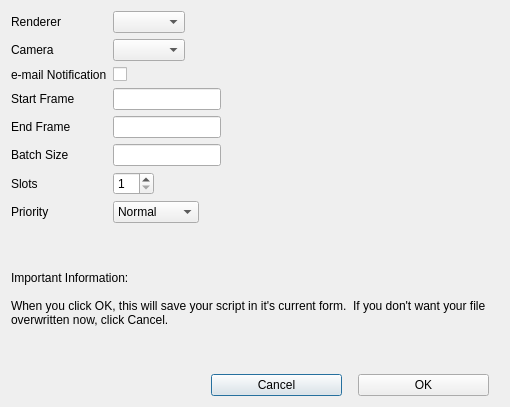
<?xml version="1.0" encoding="UTF-8"?>
<ui version="4.0">
 <class>Dialog</class>
 <widget class="QDialog" name="Dialog">
  <property name="geometry">
   <rect>
    <x>0</x>
    <y>0</y>
    <width>510</width>
    <height>407</height>
   </rect>
  </property>
  <property name="windowTitle">
   <string>Dialog</string>
  </property>
  <layout class="QVBoxLayout" name="verticalLayout">
   <item>
    <layout class="QFormLayout" name="formLayout_2">
     <property name="fieldGrowthPolicy">
      <enum>QFormLayout::FieldsStayAtSizeHint</enum>
     </property>
     <item row="3" column="0">
      <widget class="QLabel" name="startFrameLabel">
       <property name="text">
        <string>Start Frame</string>
       </property>
      </widget>
     </item>
     <item row="3" column="1">
      <widget class="QLineEdit" name="startFrameLineEdit"/>
     </item>
     <item row="0" column="0">
      <widget class="QLabel" name="rendererLabel">
       <property name="text">
        <string>Renderer</string>
       </property>
      </widget>
     </item>
     <item row="0" column="1">
      <widget class="QComboBox" name="rendererComboBox"/>
     </item>
     <item row="4" column="0">
      <widget class="QLabel" name="endFrameLabel">
       <property name="text">
        <string>End Frame</string>
       </property>
      </widget>
     </item>
     <item row="4" column="1">
      <widget class="QLineEdit" name="endFrameLineEdit"/>
     </item>
     <item row="6" column="0">
      <widget class="QLabel" name="slotsLabel">
       <property name="text">
        <string>Slots</string>
       </property>
      </widget>
     </item>
     <item row="6" column="1">
      <widget class="QSpinBox" name="slotsSpinBox">
       <property name="minimum">
        <number>1</number>
       </property>
      </widget>
     </item>
     <item row="2" column="0">
      <widget class="QLabel" name="eMailNotificationLabel">
       <property name="text">
        <string>e-mail Notification</string>
       </property>
      </widget>
     </item>
     <item row="2" column="1">
      <widget class="QCheckBox" name="eMailNotificationCheckBox"/>
     </item>
     <item row="7" column="0">
      <widget class="QLabel" name="priorityLabel">
       <property name="text">
        <string>Priority</string>
       </property>
      </widget>
     </item>
     <item row="7" column="1">
      <widget class="QComboBox" name="priorityComboBox">
       <item>
        <property name="text">
         <string>Normal</string>
        </property>
       </item>
       <item>
        <property name="text">
         <string>Low</string>
        </property>
       </item>
       <item>
        <property name="text">
         <string>Whenever</string>
        </property>
       </item>
      </widget>
     </item>
     <item row="5" column="0">
      <widget class="QLabel" name="batchSizeLabel">
       <property name="text">
        <string>Batch Size</string>
       </property>
      </widget>
     </item>
     <item row="5" column="1">
      <widget class="QLineEdit" name="batchSizeLineEdit"/>
     </item>
     <item row="1" column="0">
      <widget class="QLabel" name="cameraLabel">
       <property name="text">
        <string>Camera</string>
       </property>
      </widget>
     </item>
     <item row="1" column="1">
      <widget class="QComboBox" name="cameraComboBox"/>
     </item>
    </layout>
   </item>
   <item>
    <widget class="QLabel" name="infoLabel">
     <property name="lineWidth">
      <number>1</number>
     </property>
     <property name="text">
      <string>Important Information:

When you click OK, this will save your script in it's current form.  If you don't want your file overwritten now, click Cancel.</string>
     </property>
     <property name="wordWrap">
      <bool>true</bool>
     </property>
     <property name="margin">
      <number>20</number>
     </property>
    </widget>
   </item>
   <item>
    <layout class="QHBoxLayout" name="horizontalLayout">
     <property name="sizeConstraint">
      <enum>QLayout::SetDefaultConstraint</enum>
     </property>
     <item>
      <spacer name="leftSpacer">
       <property name="orientation">
        <enum>Qt::Horizontal</enum>
       </property>
       <property name="sizeType">
        <enum>QSizePolicy::Maximum</enum>
       </property>
       <property name="sizeHint" stdset="0">
        <size>
         <width>200</width>
         <height>20</height>
        </size>
       </property>
      </spacer>
     </item>
     <item>
      <widget class="QPushButton" name="cancelButton">
       <property name="text">
        <string>Cancel</string>
       </property>
      </widget>
     </item>
     <item>
      <spacer name="middleSpacer">
       <property name="orientation">
        <enum>Qt::Horizontal</enum>
       </property>
       <property name="sizeType">
        <enum>QSizePolicy::Maximum</enum>
       </property>
       <property name="sizeHint" stdset="0">
        <size>
         <width>10</width>
         <height>0</height>
        </size>
       </property>
      </spacer>
     </item>
     <item>
      <widget class="QPushButton" name="okButton">
       <property name="text">
        <string>OK</string>
       </property>
       <property name="autoDefault">
        <bool>false</bool>
       </property>
       <property name="+command" stdset="0">
        <string>&quot;sge4vfx_maya.ok()&quot;</string>
       </property>
      </widget>
     </item>
     <item>
      <spacer name="rightSpacer">
       <property name="orientation">
        <enum>Qt::Horizontal</enum>
       </property>
       <property name="sizeType">
        <enum>QSizePolicy::Maximum</enum>
       </property>
       <property name="sizeHint" stdset="0">
        <size>
         <width>10</width>
         <height>20</height>
        </size>
       </property>
      </spacer>
     </item>
    </layout>
   </item>
  </layout>
 </widget>
 <resources/>
 <connections>
  <connection>
   <sender>okButton</sender>
   <signal>clicked()</signal>
   <receiver>Dialog</receiver>
   <slot>deleteLater()</slot>
   <hints>
    <hint type="sourcelabel">
     <x>420</x>
     <y>378</y>
    </hint>
    <hint type="destinationlabel">
     <x>254</x>
     <y>203</y>
    </hint>
   </hints>
  </connection>
  <connection>
   <sender>cancelButton</sender>
   <signal>clicked()</signal>
   <receiver>Dialog</receiver>
   <slot>deleteLater()</slot>
   <hints>
    <hint type="sourcelabel">
     <x>278</x>
     <y>378</y>
    </hint>
    <hint type="destinationlabel">
     <x>254</x>
     <y>203</y>
    </hint>
   </hints>
  </connection>
 </connections>
</ui>
